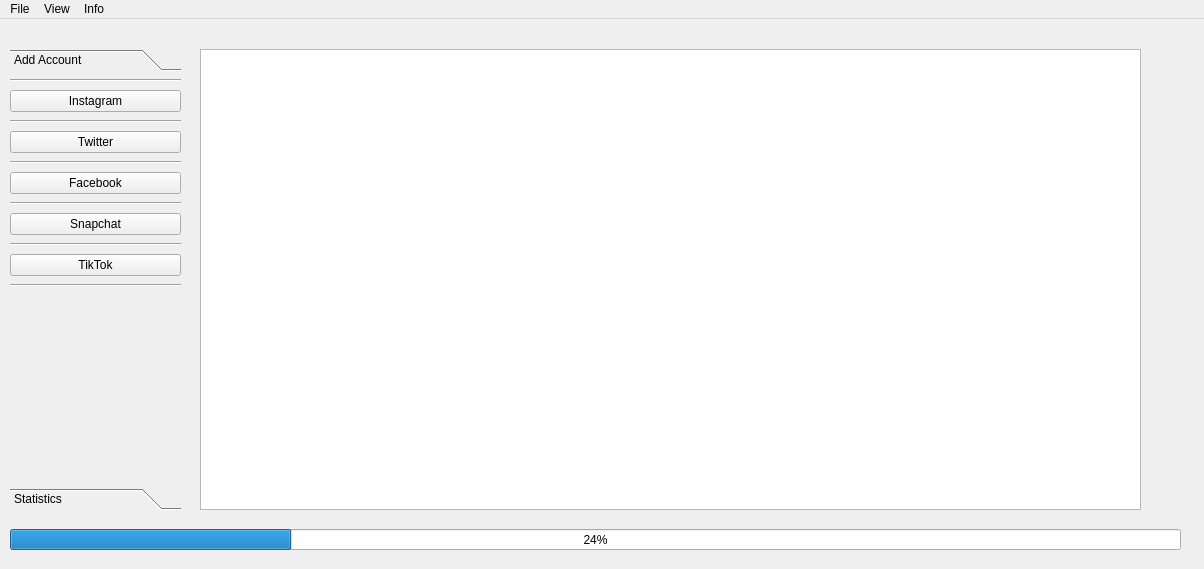
<?xml version="1.0" encoding="UTF-8"?>
<ui version="4.0">
 <author>Seamus Mullan</author>
 <class>MainWindow</class>
 <widget class="QMainWindow" name="MainWindow">
  <property name="geometry">
   <rect>
    <x>0</x>
    <y>0</y>
    <width>1204</width>
    <height>569</height>
   </rect>
  </property>
  <property name="minimumSize">
   <size>
    <width>935</width>
    <height>550</height>
   </size>
  </property>
  <property name="windowTitle">
   <string>MainWindow</string>
  </property>
  <widget class="QWidget" name="centralwidget">
   <widget class="QProgressBar" name="progBar">
    <property name="geometry">
     <rect>
      <x>10</x>
      <y>510</y>
      <width>1171</width>
      <height>21</height>
     </rect>
    </property>
    <property name="value">
     <number>24</number>
    </property>
   </widget>
   <widget class="QToolBox" name="toolBox">
    <property name="geometry">
     <rect>
      <x>10</x>
      <y>30</y>
      <width>171</width>
      <height>461</height>
     </rect>
    </property>
    <widget class="QWidget" name="AddAccount">
     <property name="geometry">
      <rect>
       <x>0</x>
       <y>0</y>
       <width>171</width>
       <height>401</height>
      </rect>
     </property>
     <attribute name="label">
      <string>Add Account</string>
     </attribute>
     <widget class="QWidget" name="gridLayoutWidget">
      <property name="geometry">
       <rect>
        <x>0</x>
        <y>0</y>
        <width>171</width>
        <height>220</height>
       </rect>
      </property>
      <layout class="QGridLayout" name="gridLayout">
       <item row="7" column="0">
        <widget class="QPushButton" name="SCButton">
         <property name="text">
          <string>Snapchat</string>
         </property>
        </widget>
       </item>
       <item row="9" column="0">
        <widget class="QPushButton" name="TTButton">
         <property name="text">
          <string>TikTok</string>
         </property>
        </widget>
       </item>
       <item row="8" column="0">
        <widget class="Line" name="line_4">
         <property name="orientation">
          <enum>Qt::Horizontal</enum>
         </property>
        </widget>
       </item>
       <item row="5" column="0">
        <widget class="QPushButton" name="FBButton">
         <property name="text">
          <string>Facebook</string>
         </property>
        </widget>
       </item>
       <item row="1" column="0">
        <widget class="QPushButton" name="IGButton">
         <property name="text">
          <string>Instagram</string>
         </property>
        </widget>
       </item>
       <item row="10" column="0">
        <widget class="Line" name="line_6">
         <property name="orientation">
          <enum>Qt::Horizontal</enum>
         </property>
        </widget>
       </item>
       <item row="0" column="0">
        <widget class="Line" name="line_5">
         <property name="orientation">
          <enum>Qt::Horizontal</enum>
         </property>
        </widget>
       </item>
       <item row="3" column="0">
        <widget class="QPushButton" name="TWButton">
         <property name="text">
          <string>Twitter</string>
         </property>
        </widget>
       </item>
       <item row="2" column="0">
        <widget class="Line" name="line">
         <property name="orientation">
          <enum>Qt::Horizontal</enum>
         </property>
        </widget>
       </item>
       <item row="4" column="0">
        <widget class="Line" name="line_2">
         <property name="orientation">
          <enum>Qt::Horizontal</enum>
         </property>
        </widget>
       </item>
       <item row="6" column="0">
        <widget class="Line" name="line_3">
         <property name="orientation">
          <enum>Qt::Horizontal</enum>
         </property>
        </widget>
       </item>
      </layout>
     </widget>
    </widget>
    <widget class="QWidget" name="Statistics">
     <property name="geometry">
      <rect>
       <x>0</x>
       <y>0</y>
       <width>171</width>
       <height>401</height>
      </rect>
     </property>
     <attribute name="label">
      <string>Statistics</string>
     </attribute>
     <widget class="QWidget" name="gridLayoutWidget_2">
      <property name="geometry">
       <rect>
        <x>0</x>
        <y>9</y>
        <width>171</width>
        <height>391</height>
       </rect>
      </property>
      <layout class="QGridLayout" name="gridLayout_2"/>
     </widget>
    </widget>
   </widget>
   <widget class="QTableWidget" name="tableWidget">
    <property name="geometry">
     <rect>
      <x>200</x>
      <y>30</y>
      <width>941</width>
      <height>461</height>
     </rect>
    </property>
   </widget>
  </widget>
  <widget class="QMenuBar" name="menubar">
   <property name="geometry">
    <rect>
     <x>0</x>
     <y>0</y>
     <width>1204</width>
     <height>26</height>
    </rect>
   </property>
   <widget class="QMenu" name="menuInfo">
    <property name="title">
     <string>Info</string>
    </property>
    <addaction name="actionGithub"/>
   </widget>
   <widget class="QMenu" name="menuFile">
    <property name="title">
     <string>File</string>
    </property>
    <addaction name="actionExport_Data"/>
   </widget>
   <widget class="QMenu" name="menuView">
    <property name="title">
     <string>View</string>
    </property>
    <addaction name="actionAccount_Logger"/>
    <addaction name="actionStatistics_View"/>
    <addaction name="actionEmbed_Gallery"/>
    <addaction name="actionDetails"/>
   </widget>
   <addaction name="menuFile"/>
   <addaction name="menuView"/>
   <addaction name="menuInfo"/>
  </widget>
  <action name="actionGithub">
   <property name="text">
    <string>Github</string>
   </property>
  </action>
  <action name="actionExport_Data">
   <property name="text">
    <string>Export Data</string>
   </property>
  </action>
  <action name="actionAccount_Logger">
   <property name="text">
    <string>Coroutine Manager</string>
   </property>
  </action>
  <action name="actionStatistics_View">
   <property name="text">
    <string>Statistics View</string>
   </property>
  </action>
  <action name="actionEmbed_Gallery">
   <property name="text">
    <string>Embed Gallery</string>
   </property>
  </action>
  <action name="actionDetails">
   <property name="text">
    <string>Details</string>
   </property>
  </action>
 </widget>
 <resources/>
 <connections/>
</ui>
